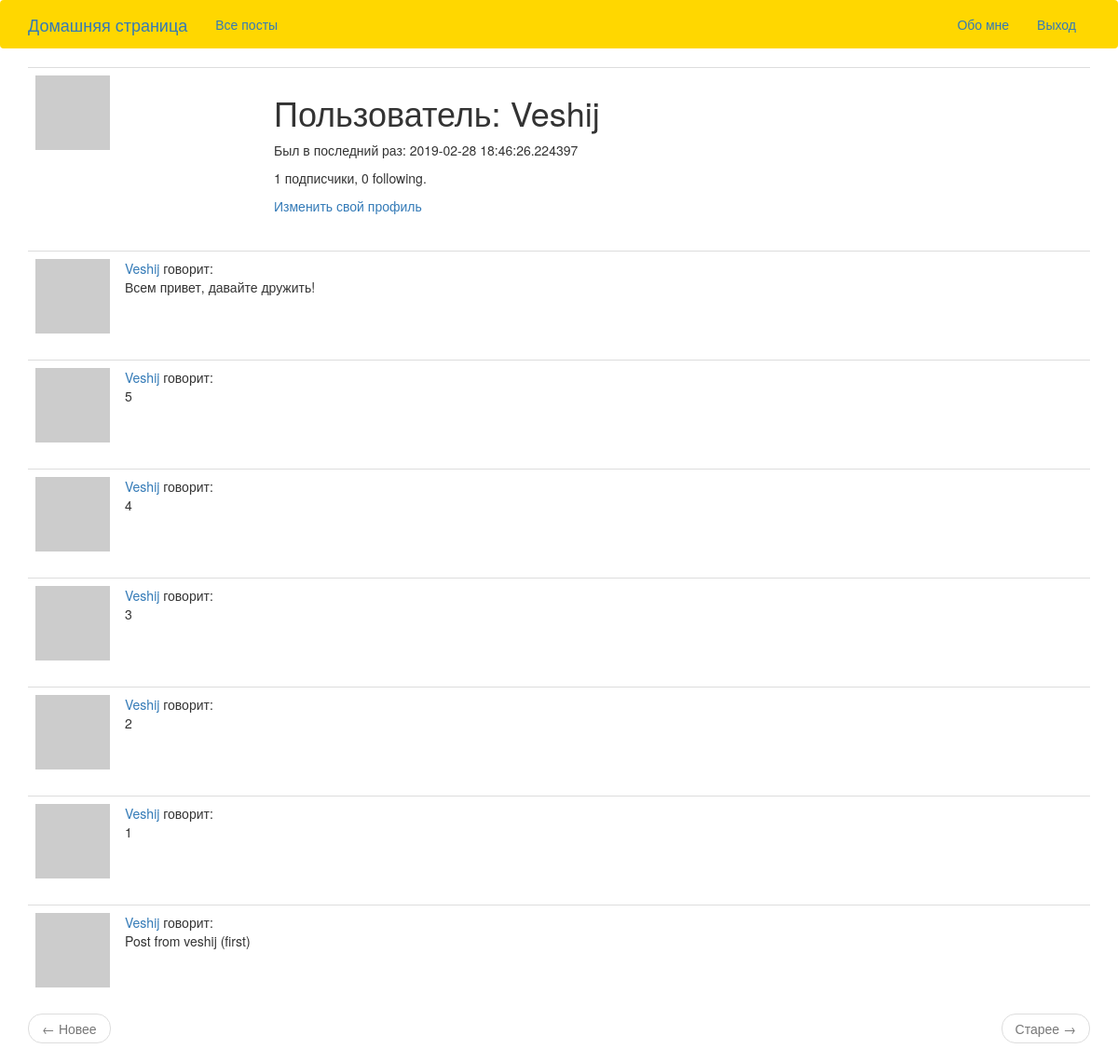
Page /user/Veshij (signed in) on the committed database.
### app/models.py (models this page shows, shortened)
class User(UserMixin, db.Model):
    id = db.Column(db.Integer, primary_key=True)
    username = db.Column(db.String(64), index=True, unique=True)
    email = db.Column(db.String(120), index=True, unique=True)
    password_hash = db.Column(db.String(128))
    posts = db.relationship('Post', backref='author', lazy='dynamic')
    about_me = db.Column(db.String(140))
    last_seen = db.Column(db.DateTime, default=datetime.utcnow)
    followed = db.relationship(
            'User', secondary=followers,
            primaryjoin=(followers.c.follower_id == id),
            secondaryjoin=(followers.c.followed_id == id),
            backref=db.backref('followers', lazy='dynamic'), lazy='dynamic')
    def avatar(self, size):
        digest = md5(self.email.lower().encode('utf-8')).hexdigest()
        return 'https://www.gravatar.com/avatar/{}?d=identicon&s={}'.format(digest, size)

class Post(db.Model):
    id = db.Column(db.Integer, primary_key=True)
    body = db.Column(db.String(140))
    timestamp = db.Column(db.DateTime, index=True, default=datetime.utcnow)
    user_id = db.Column(db.Integer, db.ForeignKey('user.id'))

### app/routes.py (the view)
@app.route('/user/<username>')
@login_required
def user(username):
    user = User.query.filter_by(username=username).first_or_404()
    page = request.args.get('page', 1, type=int)
    posts = user.posts.order_by(Post.timestamp.desc()).paginate(
            page, app.config['POSTS_PER_PAGE'], False)
    next_url = url_for('user', username=user.username, page=posts.next_num) \
            if posts.has_next else None
    prev_url = url_for('user', username=user.username, page=posts.prev_num) \
            if posts.has_prev else None
    return render_template('user.html', user=user, posts=posts.items, next_url=next_url, prev_url=prev_url)

### app/models.py (called while the page is built)
@login.user_loader
def load_user(id):
    return User.query.get(int(id))

### app/routes.py (called while the page is built)
@app.before_request
def before_request():
    if current_user.is_authenticated:
        current_user.last_seen = datetime.utcnow()
        db.session.commit()

### app/templates/user.html (shortened to what this page needs)
{% extends "base.html" %}
{% block app_content %}
    <table class="table table-hover">
        <tr>
            <td width="256px"><img src="{{ user.avatar(256) }}"></td>
            <td>
                <h1>Пользователь: {{ user.username }}</h1>
                {% if user.last_seen %}<p>Был в последний раз: {{ user.last_seen }}</p>{% endif %}
                <p>{{ user.followers.count() }} подписчики, {{ user.followed.count() }} following.</p>
                {% if user == current_user %}
                <p><a href="{{ url_for('edit_profile') }}">Изменить свой профиль</a></p>
                {% elif not current_user.is_following(user) %}
                <p><a href="{{ url_for('follow', username=user.username) }}">Подписаться</a></p>
                {% else %}
                <p><a href="{{ url_for('unfollow', username=user.username) }}">Отписаться</a></p>
                {% endif %}
            </td>
        </tr>
    </table>
    {% for post in posts %}
        {% include '_post.html' %}
    {% endfor %}
    <nav aria-label="...">
        <ul class="pager">
            <li class="previous{% if not prev_url %} disabled{% endif %}">
                <a href="{{ prev_url or '#' }}">
                    <span aria-hidden="true">&larr;</span> Новее
                </a>
            </li>
            <li class="next{% if not next_url %} disabled{% endif %}">
                <a href="{{ next_url or '#' }}">
                    Старее <span aria-hidden="true">&rarr;</span>
                </a>
            </li>
        </ul>
    </nav>
{% endblock %}

### app/templates/_post.html
   <table class="table table-hover">
        <tr>
            <td width="70px">
                <a href="{{ url_for('user', username=post.author.username) }}">
                    <img src="{{ post.author.avatar(70) }}" />
                </a>
            </td>
            <td>
                <a href="{{ url_for('user', username=post.author.username) }}">
                    {{ post.author.username }}
                </a>
                говорит:
                <br>
                {{ post.body }}
            </td>
        </tr>
    </table>

### rows in the picture
User: username "Veshij", last_seen "2019-02-28 18:46:26.224397"
Post: author.username "Veshij", body "Всем привет, давайте дружить!"
Post: author.username "Veshij", body "5"
Post: author.username "Veshij", body "4"
Post: author.username "Veshij", body "3"
Post: author.username "Veshij", body "2"
Post: author.username "Veshij", body "1"
Post: author.username "Veshij", body "Post from veshij (first)"

### other values in the picture
{{ user.followers.count() }} "1"
{{ user.followed.count() }} "0"
